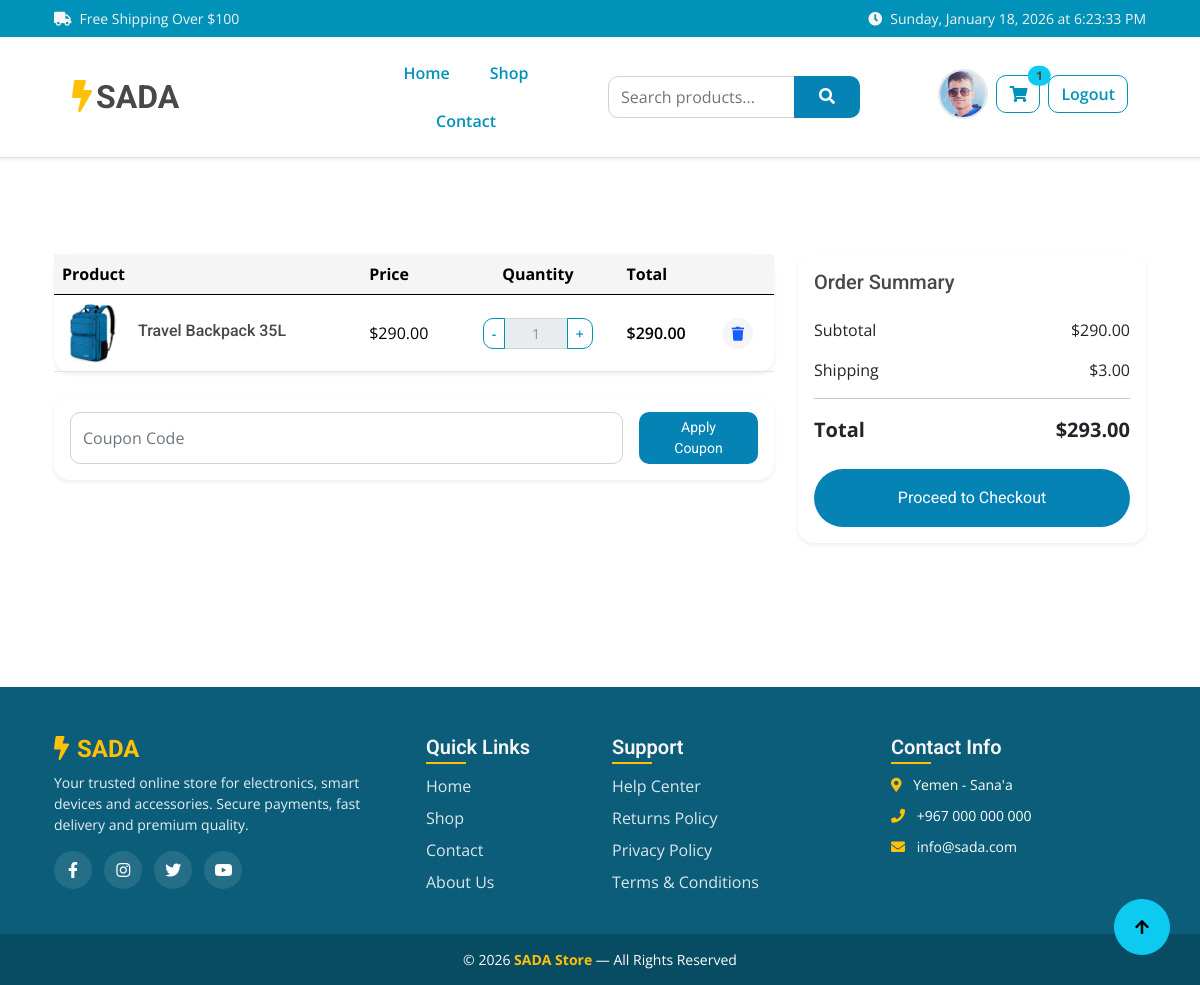
The app's page /cart.php (signed in) with its own data.
### tables this page shows
CREATE TABLE `cart_items` (
  `id` int NOT NULL,
  `user_id` int NOT NULL,
  `product_id` int NOT NULL,
  `quantity` int NOT NULL DEFAULT '1',
  `created_at` timestamp NULL DEFAULT CURRENT_TIMESTAMP
);

CREATE TABLE `products` (
  `id` int NOT NULL,
  `product_name` varchar(300) NOT NULL,
  `description` text,
  `price` decimal(10,0) NOT NULL,
  `discount` decimal(10,0) NOT NULL DEFAULT '0',
  `quantity` int NOT NULL DEFAULT '0',
  `product_status` enum('available','unavailable') NOT NULL DEFAULT 'available',
  `image1` varchar(600) NOT NULL,
  `image2` varchar(600) DEFAULT NULL,
  `image3` varchar(600) DEFAULT NULL,
  `category_id` int NOT NULL,
  `created_at` timestamp NOT NULL DEFAULT CURRENT_TIMESTAMP
);

### include/cart_functions.php (called while the page is built, shortened)
<?php
require_once 'db_connect.php';
function getCartItems($user_id) {
    global $conn;
    $stmt = $conn->prepare("
        SELECT
            c.product_id,
            c.quantity,
            p.product_name,
            (p.price - p.discount) AS price,
            p.image1
        FROM cart_items c
        JOIN products p ON p.id = c.product_id
        WHERE c.user_id = ?
    ");
    $stmt->execute([$user_id]);
    return $stmt->fetchAll(PDO::FETCH_ASSOC);
}

### cart.php (the view, shortened to what this page needs)
<?php
 include 'include/template/Header.php';
require_once 'include/cart_functions.php';
$cartItems = getCartItems($_SESSION['user_id']);
$subtotal = 0;
?>
<div class="container py-5 my-5 ">
    <div class="row g-4 mb-5 ">
  <?php if ($cartItems): ?>
        <div class="col-lg-8">
            <div class="card border-0 shadow-sm rounded-4">
                <div class="card-body p-0">
                    <div class="table-responsive">
                        <table class="table align-middle mb-0">
                            <thead class="bg-light">
                                <tr>
                                    <th>Product</th>
                                    <th>Price</th>
                                    <th class="text-center">Quantity</th>
                                    <th>Total</th>
                                    <th></th>
                                </tr>
                            </thead>
                            <tbody>
                                    <?php foreach ($cartItems as $item):
                                        $total = $item['price'] * $item['quantity'];
                                        $subtotal += $total;
                                    ?>
                                        <tr data-id="<?= $item['product_id'] ?>">
                                            <td>
                                                <div class="d-flex align-items-center">
                                                    <img src="uploads/products/<?= $item['image1'] ?>" class="rounded-3 me-3" width="60">
                                                    <div>
                                                        <h6 class="mb-1"><?= $item['product_name'] ?></h6>
                                                    </div>
                                                </div>
                                            </td>
                                            <td>$<?= number_format($item['price'], 2) ?></td>
                                            <td class="text-center">
                                                <div class="input-group input-group-sm mx-auto" style="width:110px;">
                                                    <button class="btn btn-outline-secondary" onclick="decreaseQty(<?= $item['product_id'] ?>)">-</button>
                                                    <input type="text" id="qty-<?= $item['product_id'] ?>" class="form-control text-center" value="<?= $item['quantity'] ?>" readonly>
                                                    <button class="btn btn-outline-secondary" onclick="increaseQty(<?= $item['product_id'] ?>)">+</button>
                                                </div>
                                            </td>
                                            <td class="fw-semibold" id="total-<?= $item['product_id'] ?>">
                                                $<?= number_format($total, 2) ?>
                                            </td>
                                            <td>
                                                <button class="btn btn-sm btn-light text-danger rounded-circle"
                                                    onclick="removeFromCart(<?= $item['product_id'] ?>)">
                                                    <i class="fa fa-trash"></i>
                                                </button>
                                            </td>
                                        </tr>
                                    <?php endforeach; ?>
                            </tbody>
                        </table>
                    </div>
                </div>
            </div>
            <div class="card border-0 shadow-sm rounded-4 mt-4">
                <div class="card-body d-flex flex-column flex-md-row gap-3">
                    <input type="text" class="form-control" placeholder="Coupon Code">
                    <button class="btn btn-primary btn-sm px-4">Apply Coupon</button>
                </div>
            </div>
        </div>
        <div class="col-lg-4">
            <div class="card border-0 shadow-sm rounded-4">
                <div class="card-body">
                    <h5 class="mb-4">Order Summary</h5>
                    <div class="d-flex justify-content-between mb-3">
                        <span>Subtotal</span>
                       <span id="subtotal">$<?= number_format($subtotal,2) ?></span>
                    </div>
                    <div class="d-flex justify-content-between mb-3">
                        <span>Shipping</span>
                        <span>$3.00</span>
                    </div>
                    <hr>
                    <div class="d-flex justify-content-between fw-bold fs-5 mb-4">
                        <span>Total</span>
                  <span id="grand-total">$<?= number_format($subtotal+3,2) ?></span>
                    </div>
                    <a href="cheackout.php" class="btn btn-primary w-100 rounded-pill py-3">
                        Proceed to Checkout
                    </a>
                </div>
            </div>
        </div>
        <?php endif; ?>
    </div>
</div>
<?php include 'include/template/Footer.php'; ?>

### assets/css/style.css (style rules this page uses)
.btn { font-weight: 600; transition: .5s; }
.btn.btn-primary { background: var(--bs-primary) !important; color: var(--bs-white) !important; font-family: 'Roboto', sans-serif; font-weight: 400; transition: 0.5s; }

### records on screen
cart_items: product.image1 (picture), product.product_name "Travel Backpack 35L", price "290.00", quantity "1", total "290.00"

### other values on screen
$cartCount "1"
$subtotal "290.00"
$subtotal+3 "293.00"
